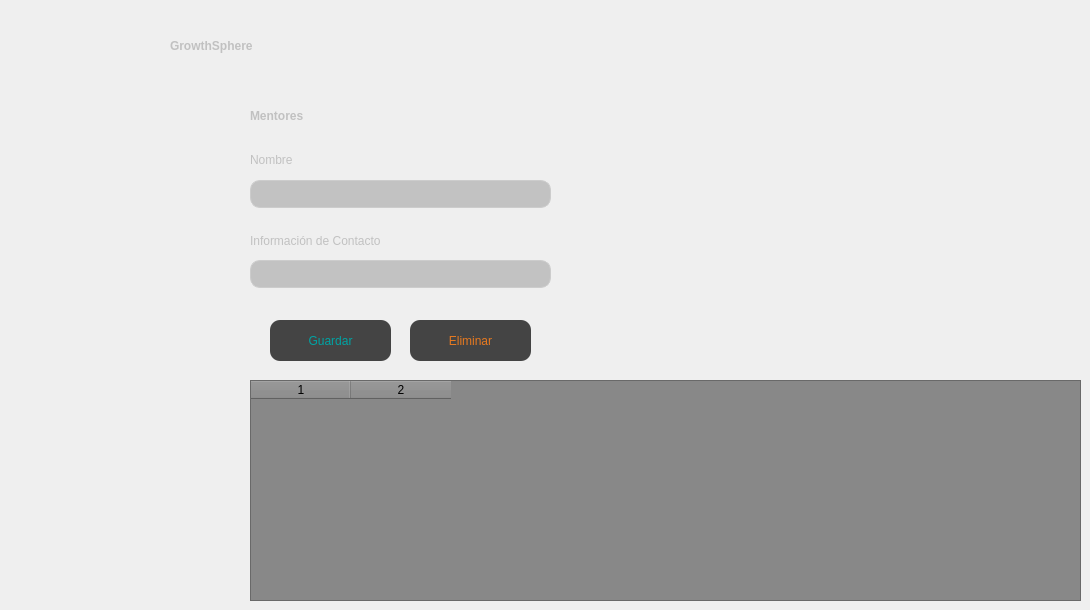
   <widget class="QWidget" name="tab_4">
    <attribute name="title">
     <string>Mentores</string>
    </attribute>
    <widget class="QLabel" name="label_17">
     <property name="geometry">
      <rect>
       <x>250</x>
       <y>100</y>
       <width>161</width>
       <height>31</height>
      </rect>
     </property>
     <property name="styleSheet">
      <string notr="true">  font: 16pt &quot;Segoe UI&quot;;
  color: rgb(193, 193, 193);
font-weight: bold;</string>
     </property>
     <property name="text">
      <string>Mentores</string>
     </property>
    </widget>
    <widget class="QLabel" name="label">
     <property name="geometry">
      <rect>
       <x>250</x>
       <y>150</y>
       <width>81</width>
       <height>20</height>
      </rect>
     </property>
     <property name="styleSheet">
      <string notr="true">  font: 12pt &quot;Segoe UI&quot;;
  color: rgb(193, 193, 193)</string>
     </property>
     <property name="text">
      <string>Nombre</string>
     </property>
    </widget>
    <widget class="QLabel" name="label_18">
     <property name="geometry">
      <rect>
       <x>250</x>
       <y>230</y>
       <width>231</width>
       <height>21</height>
      </rect>
     </property>
     <property name="styleSheet">
      <string notr="true">  font: 12pt &quot;Segoe UI&quot;;
  color: rgb(193, 193, 193)</string>
     </property>
     <property name="text">
      <string>Información de Contacto</string>
     </property>
    </widget>
    <widget class="QLineEdit" name="nombre_mentor">
     <property name="geometry">
      <rect>
       <x>250</x>
       <y>180</y>
       <width>301</width>
       <height>28</height>
      </rect>
     </property>
     <property name="styleSheet">
      <string notr="true">QLineEdit{
font: 12pt &quot;Segoe UI&quot;;
color: rgb(0, 0, 0);
border: 1px solid #ccc;
border-radius: 10px;
background-color: rgb(194, 194, 194);
}</string>
     </property>
     <property name="text">
      <string/>
     </property>
    </widget>
    <widget class="QLineEdit" name="contacto_info">
     <property name="geometry">
      <rect>
       <x>250</x>
       <y>260</y>
       <width>301</width>
       <height>28</height>
      </rect>
     </property>
     <property name="styleSheet">
      <string notr="true">QLineEdit{
font: 12pt &quot;Segoe UI&quot;;
color: rgb(0, 0, 0);
border: 1px solid #ccc;
border-radius: 10px;
background-color: rgb(194, 194, 194);
}</string>
     </property>
     <property name="text">
      <string/>
     </property>
    </widget>
    <widget class="QPushButton" name="guardar_mentor">
     <property name="geometry">
      <rect>
       <x>270</x>
       <y>320</y>
       <width>121</width>
       <height>41</height>
      </rect>
     </property>
     <property name="styleSheet">
      <string notr="true">QPushButton {
  font: 12pt &quot;Segoe UI&quot;;
  border: none;
  background-color: rgb(68, 68, 68);
  color: white;
  border-radius: 10px;
  color: rgb(0, 163, 163);
}

QPushButton:hover {
  background-color: rgb(81, 81, 81);
  border-color: rgb(81, 81, 81);
}

QPushButton:pressed {
  background-color: rgb(81, 81, 81);
  border-color: rgb(81, 81, 81);
}
</string>
     </property>
     <property name="text">
      <string>Guardar</string>
     </property>
    </widget>
    <widget class="QTableWidget" name="tablaMentores">
     <property name="geometry">
      <rect>
       <x>250</x>
       <y>380</y>
       <width>831</width>
       <height>221</height>
      </rect>
     </property>
     <property name="styleSheet">
      <string notr="true">background-color: rgb(136, 136, 136);</string>
     </property>
     <property name="columnCount">
      <number>2</number>
     </property>
     <column/>
     <column/>
    </widget>
    <widget class="QPushButton" name="eliminar_mentor">
     <property name="geometry">
      <rect>
       <x>410</x>
       <y>320</y>
       <width>121</width>
       <height>41</height>
      </rect>
     </property>
     <property name="styleSheet">
      <string notr="true">QPushButton {
  font: 12pt &quot;Segoe UI&quot;;
  border: none;
  background-color: rgb(68, 68, 68);
  border-radius: 10px;
  color: rgb(230, 121, 32);
}

QPushButton:hover {
  background-color: rgb(81, 81, 81);
  border-color: rgb(81, 81, 81);
}

QPushButton:pressed {
  background-color: rgb(81, 81, 81);
  border-color: rgb(81, 81, 81);
}
</string>
     </property>
     <property name="text">
      <string>Eliminar</string>
     </property>
    </widget>
    <widget class="QLabel" name="label_16">
     <property name="geometry">
      <rect>
       <x>170</x>
       <y>30</y>
       <width>201</width>
       <height>31</height>
      </rect>
     </property>
     <property name="styleSheet">
      <string notr="true">  font: 16pt &quot;Segoe UI&quot;;
  color: rgb(193, 193, 193);
font-weight: bold;</string>
     </property>
     <property name="text">
      <string>GrowthSphere</string>
     </property>
    </widget>
    <widget class="QLabel" name="logo_mentor">
     <property name="geometry">
      <rect>
       <x>60</x>
       <y>10</y>
       <width>91</width>
       <height>81</height>
      </rect>
     </property>
     <property name="autoFillBackground">
      <bool>false</bool>
     </property>
     <property name="text">
      <string/>
     </property>
     <property name="pixmap">
      <pixmap>e.jpg</pixmap>
     </property>
     <property name="scaledContents">
      <bool>true</bool>
     </property>
    </widget>
   </widget>
